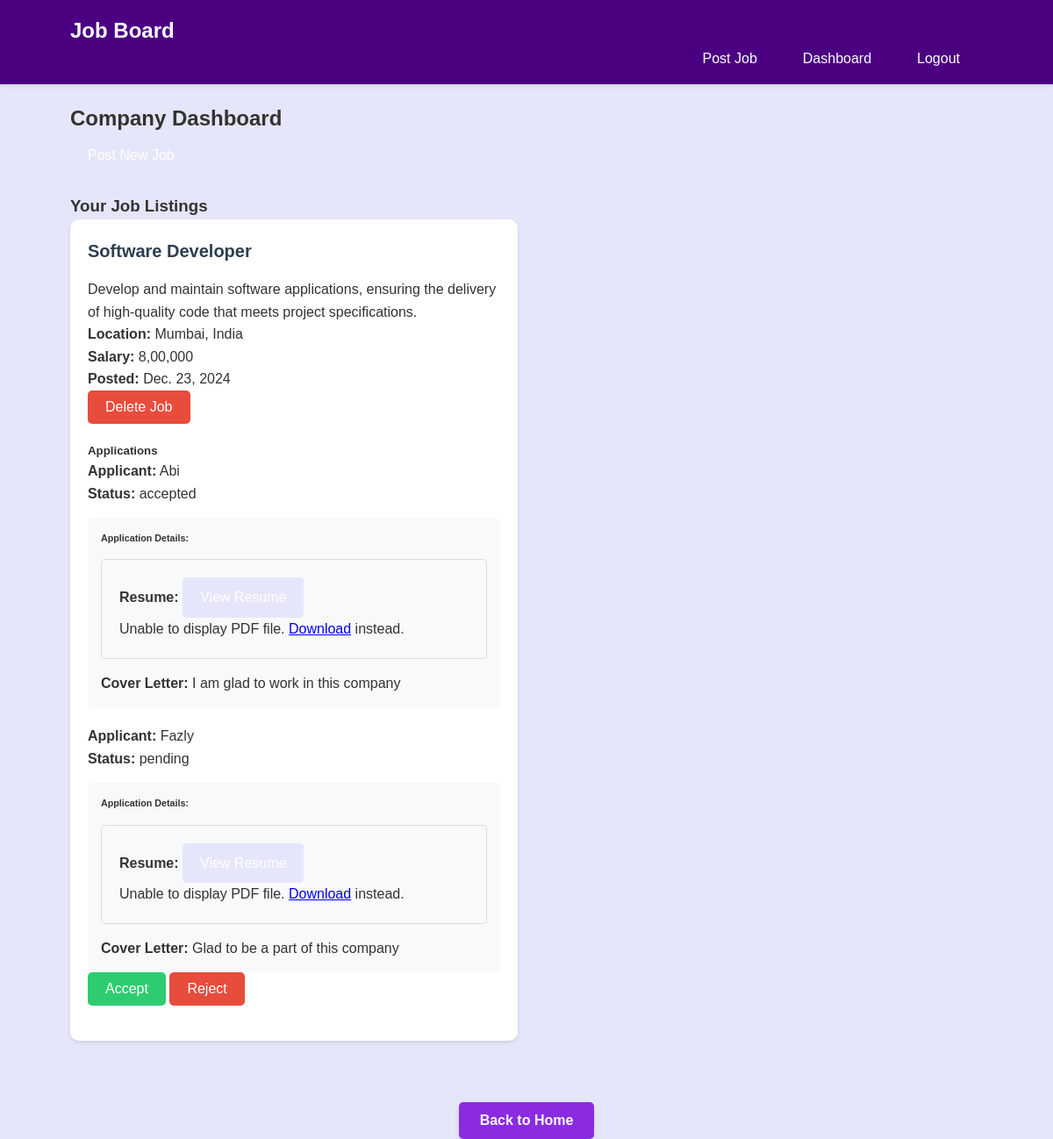
Page /company/dashboard/ (signed in) on the committed database.
### jobs/models.py (models this page shows, shortened)
class Job(models.Model):
    company = models.ForeignKey(UserProfile, on_delete=models.CASCADE)
    title = models.CharField(max_length=200)
    description = models.TextField()
    requirements = models.TextField()
    location = models.CharField(max_length=100)
    salary = models.CharField(max_length=100)
    posted_date = models.DateTimeField(default=timezone.now)
    is_active = models.BooleanField(default=True)
    custom_form = models.JSONField(null=True, blank=True)

class JobApplication(models.Model):
    STATUS_CHOICES = [
        ('pending', 'Pending'),
        ('accepted', 'Accepted'),
        ('rejected', 'Rejected'),
    ]
    job = models.ForeignKey(Job, on_delete=models.CASCADE)
    applicant = models.ForeignKey(UserProfile, on_delete=models.CASCADE)
    resume = models.FileField(upload_to='resumes/')
    form_data = models.JSONField()
    status = models.CharField(max_length=20, default='pending')
    applied_date = models.DateTimeField(auto_now_add=True)
    class Meta:
        unique_together = ('job', 'applicant')

class UserProfile(models.Model):
    user = models.OneToOneField(User, on_delete=models.CASCADE)
    is_company = models.BooleanField(default=False)
    company_name = models.CharField(max_length=100, blank=True, null=True)

### jobs/views.py (the view)
# urls.py: path('company/dashboard/', views.company_dashboard, name='company_dashboard'),
@login_required
def company_dashboard(request):
    if not request.user.userprofile.is_company:
        return redirect('seeker_dashboard')
    jobs = Job.objects.filter(company=request.user.userprofile)
    return render(request, 'jobs/company_dashboard.html', {'jobs': jobs})

### jobs/templates/jobs/company_dashboard.html (shortened to what this page needs)
{% extends 'jobs/base.html' %}
{% block content %}
<h2>Company Dashboard</h2>
<div class="mb-4">
    <a href="{% url 'post_job' %}" class="btn btn-primary">Post New Job</a>
</div>
<h3>Your Job Listings</h3>
<div class="row">
    {% for job in jobs %}
    <div class="col-md-6 mb-4">
        <div class="card">
            <div class="card-body">
                <h4 class="card-title">{{ job.title }}</h4>
                <p class="card-text">{{ job.description|truncatewords:30 }}</p>
                <p><strong>Location:</strong> {{ job.location }}</p>
                <p><strong>Salary:</strong> {{ job.salary }}</p>
                <p><strong>Posted:</strong> {{ job.posted_date|date }}</p>
                <form method="post" action="{% url 'delete_job' job.id %}">
                    <button type="submit" class="btn btn-danger mb-3">Delete Job</button>
                </form>
                <h5>Applications</h5>
                {% for application in job.jobapplication_set.all %}
                <div class="border p-3 mb-2">
                    <p><strong>Applicant:</strong> {{ application.applicant.user.username }}</p>
                    <p><strong>Status:</strong> {{ application.status }}</p>
                    <div class="application-details mt-3">
                        <h6>Application Details:</h6>
                        {% if job.custom_form %}
                            {% for field, value in application.form_data.items %}
                                <p><strong>{{ field }}:</strong> {{ value }}</p>
                            {% endfor %}
                        {% else %}
                        <div class="resume-viewer mb-3">
                            <strong>Resume:</strong>
                            {% if application.resume %}
                                <a href="{{ application.resume.url }}" class="btn btn-primary btn-sm" target="_blank">View Resume</a>
                                <object data="{{ application.resume.url }}" type="application/pdf" width="100%" height="400px">
                                    <p>Unable to display PDF file. <a href="{{ application.resume.url }}">Download</a> instead.</p>
                                </object>
                            {% else %}
                                <p class="text-muted">No resume uploaded</p>
                            {% endif %}
                        </div>
                            {% if application.cover_letter %}
                                <p><strong>Cover Letter:</strong> {{ application.cover_letter }}</p>
                            {% elif application.form_data.cover_letter %}
                                <p><strong>Cover Letter:</strong> {{ application.form_data.cover_letter }}</p>
                            {% endif %}
                        {% endif %}
                    </div>
                    <form method="post" action="{% url 'manage_application' application.id %}" class="d-inline mt-3">
                        {% if application.status == 'pending' %}
                        <button type="submit" name="status" value="accepted" class="btn btn-success btn-sm">Accept</button>
                        <button type="submit" name="status" value="rejected" class="btn btn-danger btn-sm">Reject</button>
                        {% endif %}
                    </form>
                </div>
                {% empty %}
                <p>No applications yet.</p>
                {% endfor %}
            </div>
        </div>
    </div>
    {% empty %}
    <div class="col">
        <p>You haven't posted any jobs yet.</p>
    </div>
    {% endfor %}
</div>
{% endblock %}

### jobs/templates/jobs/base.html (shortened to what this page needs)
{% load static %}
<!DOCTYPE html>
<html lang="en">
<head>
    <link href="{% static 'jobs/style.css' %}" rel="stylesheet">
</head>
<body>
    <nav class="navbar navbar-expand-lg navbar-dark bg-dark">
        <div class="container">
            <a class="navbar-brand" href="{% url 'home' %}">Job Board</a>
            <div class="collapse navbar-collapse">
                <ul class="navbar-nav ms-auto">
                    {% if user.is_authenticated %}
                        {% if user.userprofile.is_company %}
                            <li class="nav-item">
                                <a class="nav-link" href="{% url 'post_job' %}">Post Job</a>
                            </li>
                            <li class="nav-item">
                                <a class="nav-link" href="{% url 'company_dashboard' %}">Dashboard</a>
                            </li>
                        {% else %}
                            <li class="nav-item">
                                <a class="nav-link" href="{% url 'seeker_dashboard' %}">Dashboard</a>
                            </li>
                        {% endif %}
                        <li class="nav-item">
                            <a class="nav-link" href="{% url 'logout' %}">Logout</a>
                        </li>
                    {% endif %}
                </ul>
            </div>
        </div>
    </nav>
    <div class="container mt-4">
        {% block content %}
        {% endblock %}
    </div>
    <div class="back-button-container">
        <button onclick="window.location.href = 'http://127.0.0.1:3000/home';" class="back-button">
            Back to Home
        </button>
    </div>
</body>
</html>

### jobs/static/jobs/style.css (style rules this page uses)
* { margin: 0; padding: 0; box-sizing: border-box; }
body { font-family: Arial, sans-serif; line-height: 1.6; background-color: #E6E6FA; color: #333; }
.container { width: 90%; max-width: 1200px; margin: 0 auto; padding: 0 20px; }
.row { display: flex; flex-wrap: wrap; margin: -10px; }
.col-md-6, .col-md-8, .col { padding: 10px; }
.col-md-6 { width: 50%; }
.navbar { background-color: #E6E6FA; padding: 1rem 0; box-shadow: 0 2px 4px rgba(0, 0, 0, 0.1); }
.navbar-dark { background-color: #4B0082; }
.navbar-brand { color: white; font-size: 24px; font-weight: bold; text-decoration: none; text-align: center; }
.navbar-nav { display: flex; list-style: none; margin-left: auto; }
.nav-item { margin: 0 10px; }
.nav-link { color: white; text-decoration: none; padding: 8px 16px; border-radius: 20px; transition: background-color 0.3s; }
.card { background: white; border-radius: 10px; box-shadow: 0 2px 4px rgba(0, 0, 0, 0.1); margin-bottom: 20px; }
.card-body { padding: 20px; }
.card-title { font-size: 20px; margin-bottom: 15px; color: #2c3e50; }
form { margin-bottom: 20px; }
.btn { display: inline-block; padding: 10px 20px; border: none; border-radius: 5px; cursor: pointer; font-size: 16px; text-decoration: none; transition: background-color 0.3s; }
.btn-primary { background-color: #E6E6FA; color: white; }
.btn-danger { background-color: #e74c3c; color: white; }
.btn-success { background-color: #2ecc71; color: white; }
.resume-viewer { border: 1px solid #ddd; padding: 20px; border-radius: 5px; margin: 15px 0; }
.application-details { background-color: #f8f9fa; padding: 15px; border-radius: 5px; margin-top: 15px; }
.mt-4 { margin-top: 20px; }
.mb-4 { margin-bottom: 20px; }
.ms-auto { margin-left: auto; }
.navbar-collapse { display: flex; align-items: center; }

### jobs/templates/jobs/base.html (style rules this page uses)
.back-button { padding: 12px 24px; font-size: 16px; font-weight: bold; background-color: #8a2be2; color: white; border: none; border-radius: 5px; transition: background-color 0.3s ease; box-shadow: 0 4px 6px rgba(0, 0, 0, 0.1); }
.back-button-container { text-align: center; margin-top: 30px; }

### rows in the picture
Job: title "Software Developer", description "Develop and maintain software applications, ensuring the delivery of high-quality code that meets project specifications.", location "Mumbai, India", salary "8,00,000", posted_date "Dec. 23, 2024"
JobApplication: applicant.user.username "Abi", status "accepted", form_data.cover_letter "I am glad to work in this company"
JobApplication: applicant.user.username "Fazly", status "pending", form_data.cover_letter "Glad to be a part of this company", shows "Accept"
